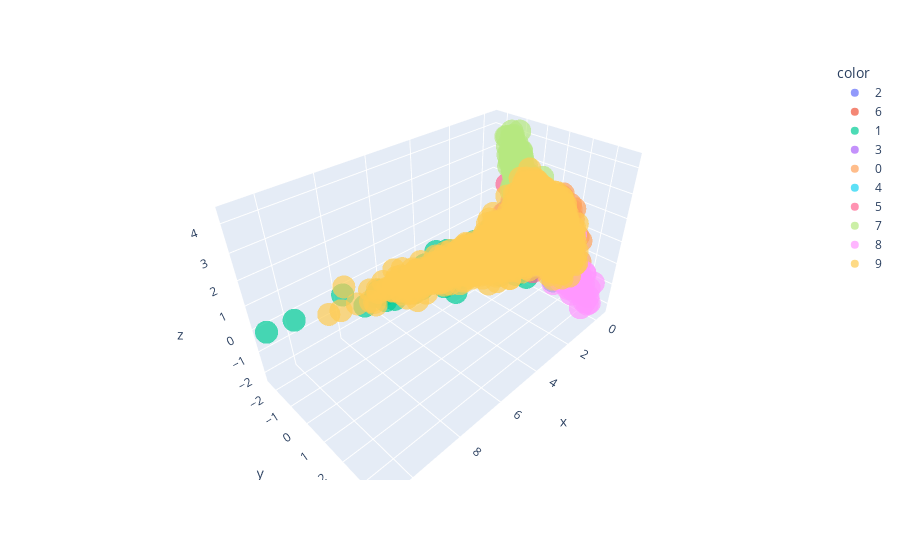

Notebook code for this chart:
### Code cell
test_cifar9_features_p_with_target_p = np.vstack((test_cifar9_features_p, train_target_p))
test_cifar9_gt_preds_with_target = np.concatenate((test_cifar9_gt_preds, train_target_gt_preds))

print(f"Проецирование всех test данных c target классом ({target}):")
plot_embedding_3d(test_cifar9_features_p_with_target_p, test_cifar9_gt_preds_with_target.astype(str))

### Figure 1 — Plotly figure (JSON) as saved in the notebook; plotly's stock layout.template omitted (floating-point values rounded to 4 significant figures; data arrays with more than 128 entries replaced by an {"elided": "..."} marker saying what was removed)
{"data": [{"hovertemplate": "color=2<br>x=%{x}<br>y=%{y}<br>z=%{z}<extra></extra>", "legendgroup": "2", "marker": {"color": "#636efa", "opacity": 0.7, "symbol": "circle"}, "mode": "markers", "name": "2", "scene": "scene", "showlegend": true, "type": "scatter3d", "x": {"elided": "252 float values"}, "y": {"elided": "252 float values"}, "z": {"elided": "252 float values"}}, {"hovertemplate": "color=6<br>x=%{x}<br>y=%{y}<br>z=%{z}<extra></extra>", "legendgroup": "6", "marker": {"color": "#EF553B", "opacity": 0.7, "symbol": "circle"}, "mode": "markers", "name": "6", "scene": "scene", "showlegend": true, "type": "scatter3d", "x": {"elided": "252 float values"}, "y": {"elided": "252 float values"}, "z": {"elided": "252 float values"}}, {"hovertemplate": "color=1<br>x=%{x}<br>y=%{y}<br>z=%{z}<extra></extra>", "legendgroup": "1", "marker": {"color": "#00cc96", "opacity": 0.7, "symbol": "circle"}, "mode": "markers", "name": "1", "scene": "scene", "showlegend": true, "type": "scatter3d", "x": {"elided": "230 float values"}, "y": {"elided": "230 float values"}, "z": {"elided": "230 float values"}}, {"hovertemplate": "color=3<br>x=%{x}<br>y=%{y}<br>z=%{z}<extra></extra>", "legendgroup": "3", "marker": {"color": "#ab63fa", "opacity": 0.7, "symbol": "circle"}, "mode": "markers", "name": "3", "scene": "scene", "showlegend": true, "type": "scatter3d", "x": {"elided": "282 float values"}, "y": {"elided": "282 float values"}, "z": {"elided": "282 float values"}}, {"hovertemplate": "color=0<br>x=%{x}<br>y=%{y}<br>z=%{z}<extra></extra>", "legendgroup": "0", "marker": {"color": "#FFA15A", "opacity": 0.7, "symbol": "circle"}, "mode": "markers", "name": "0", "scene": "scene", "showlegend": true, "type": "scatter3d", "x": {"elided": "279 float values"}, "y": {"elided": "279 float values"}, "z": {"elided": "279 float values"}}, {"hovertemplate": "color=4<br>x=%{x}<br>y=%{y}<br>z=%{z}<extra></extra>", "legendgroup": "4", "marker": {"color": "#19d3f3", "opacity": 0.7, "symbol": "circle"}, "mode": "markers", "name": "4", "scene": "scene", "showlegend": true, "type": "scatter3d", "x": {"elided": "252 float values"}, "y": {"elided": "252 float values"}, "z": {"elided": "252 float values"}}, {"hovertemplate": "color=5<br>x=%{x}<br>y=%{y}<br>z=%{z}<extra></extra>", "legendgroup": "5", "marker": {"color": "#FF6692", "opacity": 0.7, "symbol": "circle"}, "mode": "markers", "name": "5", "scene": "scene", "showlegend": true, "type": "scatter3d", "x": {"elided": "263 float values"}, "y": {"elided": "263 float values"}, "z": {"elided": "263 float values"}}, {"hovertemplate": "color=7<br>x=%{x}<br>y=%{y}<br>z=%{z}<extra></extra>", "legendgroup": "7", "marker": {"color": "#B6E880", "opacity": 0.7, "symbol": "circle"}, "mode": "markers", "name": "7", "scene": "scene", "showlegend": true, "type": "scatter3d", "x": {"elided": "222 float values"}, "y": {"elided": "222 float values"}, "z": {"elided": "222 float values"}}, {"hovertemplate": "color=8<br>x=%{x}<br>y=%{y}<br>z=%{z}<extra></extra>", "legendgroup": "8", "marker": {"color": "#FF97FF", "opacity": 0.7, "symbol": "circle"}, "mode": "markers", "name": "8", "scene": "scene", "showlegend": true, "type": "scatter3d", "x": {"elided": "218 float values"}, "y": {"elided": "218 float values"}, "z": {"elided": "218 float values"}}, {"hovertemplate": "color=9<br>x=%{x}<br>y=%{y}<br>z=%{z}<extra></extra>", "legendgroup": "9", "marker": {"color": "#FECB52", "opacity": 0.7, "symbol": "circle"}, "mode": "markers", "name": "9", "scene": "scene", "showlegend": true, "type": "scatter3d", "x": {"elided": "4250 float values"}, "y": {"elided": "4250 float values"}, "z": {"elided": "4250 float values"}}], "layout": {"legend": {"title": {"text": "color"}, "tracegroupgap": 0}, "margin": {"t": 60}, "scene": {"domain": {"x": [0, 1], "y": [0, 1]}, "xaxis": {"title": {"text": "x"}}, "yaxis": {"title": {"text": "y"}}, "zaxis": {"title": {"text": "z"}}}}}
